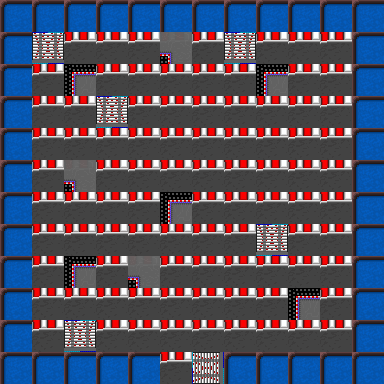

The image is a tile-based game level rendered from a .tmx file. Its description and complete source (layers, tilesets, objects, tile grids) follow:
An orthogonal 12x12 tile map with 32x32 px tiles, 3 tile layers (background, walls, elements) and 20 objects (18x collision, exit_house, spawn_house).

<map version="1.5" tiledversion="1.7.2" orientation="orthogonal" renderorder="right-down" width="12" height="12" tilewidth="32" tileheight="32" infinite="0" nextlayerid="5" nextobjectid="24">
 <tileset firstgid="1" source="nature.tsx" />
 <layer id="1" name="background" width="12" height="12">
  <data encoding="csv">
4,4,4,4,4,4,4,4,4,4,4,4,
4,4,4,4,4,4,4,4,4,4,4,4,
4,4,4,4,4,4,4,4,4,4,4,4,
4,4,4,4,4,4,4,4,4,4,4,4,
4,4,4,4,4,4,4,4,4,4,4,4,
4,4,4,4,4,4,4,4,4,4,4,4,
4,4,4,4,4,4,4,4,4,4,4,4,
4,4,4,4,4,4,4,4,4,4,4,4,
4,4,4,4,4,4,4,4,4,4,4,4,
4,4,4,4,4,4,4,4,4,4,4,4,
4,4,4,4,4,4,4,4,4,4,4,4,
4,4,4,4,4,4,4,4,4,4,4,4
</data>
 </layer>
 <layer id="2" name="walls" width="12" height="12">
  <data encoding="csv">
27,27,27,27,27,27,27,27,27,27,27,27,
27,0,0,0,0,0,0,0,0,0,0,27,
27,0,0,0,0,0,0,0,0,0,0,27,
27,0,0,0,0,0,0,0,0,0,0,27,
27,0,0,0,0,0,0,0,0,0,0,27,
27,0,0,0,0,0,0,0,0,0,0,27,
27,0,0,0,0,0,0,0,0,0,0,27,
27,0,0,0,0,0,0,0,0,0,0,27,
27,0,0,0,0,0,0,0,0,0,0,27,
27,0,0,0,0,0,0,0,0,0,0,27,
27,0,0,0,0,0,0,0,0,0,0,27,
27,27,27,27,27,70,71,27,27,27,27,27
</data>
 </layer>
 <layer id="3" name="elements" width="12" height="12">
  <data encoding="csv">
0,0,0,0,0,0,0,0,0,0,0,0,
0,61,0,0,0,83,0,61,0,0,0,0,
0,0,84,0,0,0,0,0,84,0,0,0,
0,0,0,61,0,0,0,0,0,0,0,0,
0,0,0,0,0,0,60,0,0,0,0,0,
0,0,83,0,0,0,0,0,0,0,0,0,
0,0,0,0,0,84,0,0,0,0,0,0,
0,0,0,0,0,0,0,0,61,0,0,0,
0,0,84,0,83,0,0,0,0,0,0,0,
0,0,0,0,0,0,0,0,0,84,0,0,
0,0,61,0,0,0,0,0,0,0,0,0,
0,0,0,0,0,0,0,0,0,0,0,0
</data>
 </layer>
 <objectgroup id="4" name="object">
  <object id="1" type="collision" x="63.9574" y="64.5969" width="31.9787" height="31.3391" />
  <object id="2" type="collision" x="31.9787" y="41.5723" width="24.3038" height="21.1059" />
  <object id="3" type="collision" x="162.452" y="35.1765" width="25.5829" height="23.6642" />
  <object id="4" type="collision" x="223.211" y="42.8514" width="24.3038" height="19.8268" />
  <object id="5" type="collision" x="256.469" y="65.8761" width="31.3391" height="29.4204" />
  <object id="6" type="collision" x="191.872" y="129.194" width="30.06" height="30.06" />
  <object id="7" type="collision" x="94.6569" y="106.809" width="23.0247" height="19.1872" />
  <object id="8" type="collision" x="65.8761" y="162.452" width="24.9434" height="23.0247" />
  <object id="9" type="collision" x="160.533" y="193.151" width="30.06" height="29.4204" />
  <object id="10" type="collision" x="63.3178" y="256.469" width="31.3391" height="30.06" />
  <object id="11" type="collision" x="127.915" y="257.748" width="28.7808" height="29.4204" />
  <object id="12" type="collision" x="63.3178" y="331.939" width="23.6642" height="18.5476" />
  <object id="15" type="collision" x="255.829" y="235.363" width="21.7455" height="19.8268" />
  <object id="16" type="collision" x="288.448" y="289.727" width="30.06" height="30.06" />
  <object id="17" type="collision" x="-0.639574" y="351.126" width="383.744" height="32.6183" />
  <object id="18" type="collision" x="351.765" y="0.639574" width="32.6183" height="383.744" />
  <object id="19" type="collision" x="-0.639574" y="0" width="384.384" height="31.3391" />
  <object id="20" type="collision" x="0" y="0" width="31.9787" height="382.465" />
  <object id="22" name="exit_house" x="159.893" y="344.091" width="64.5969" height="39.6536" />
  <object id="23" name="spawn_house" x="169.487" y="267.981">
   <point />
  </object>
 </objectgroup>
</map>